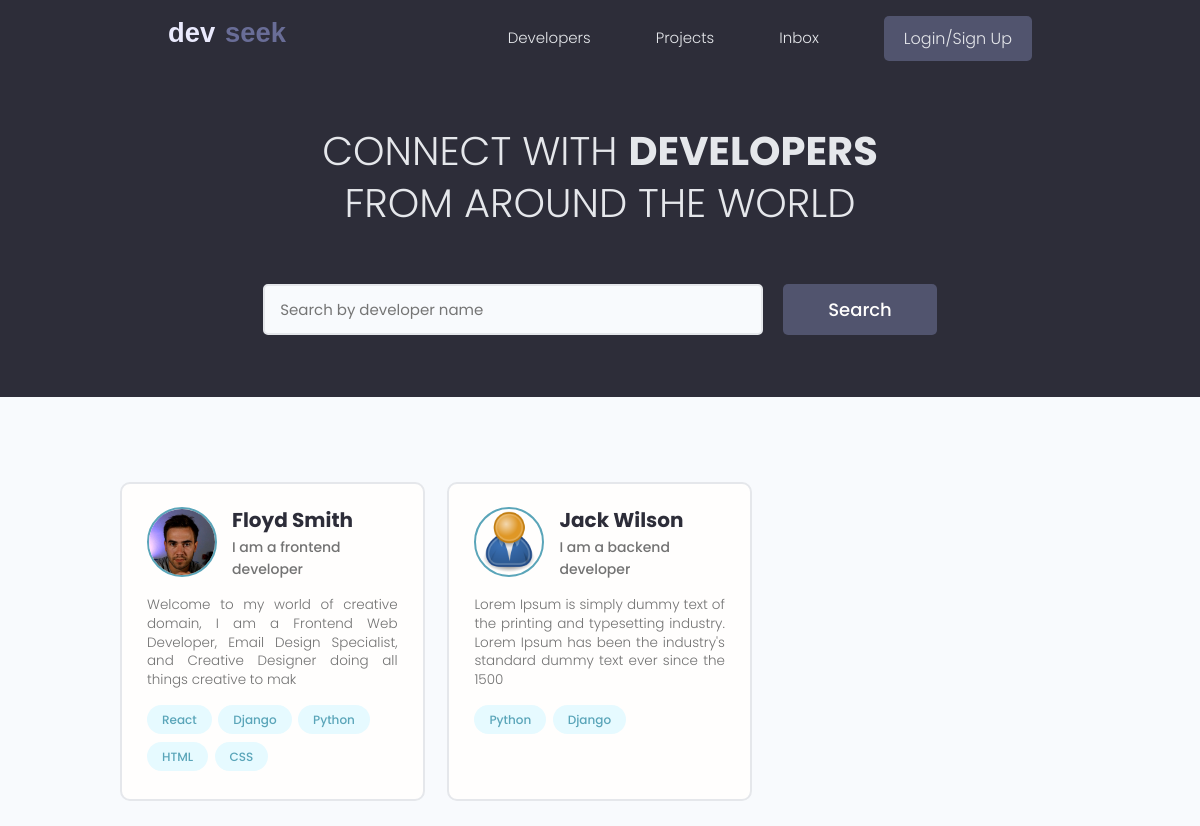
Before: / with the older database file.
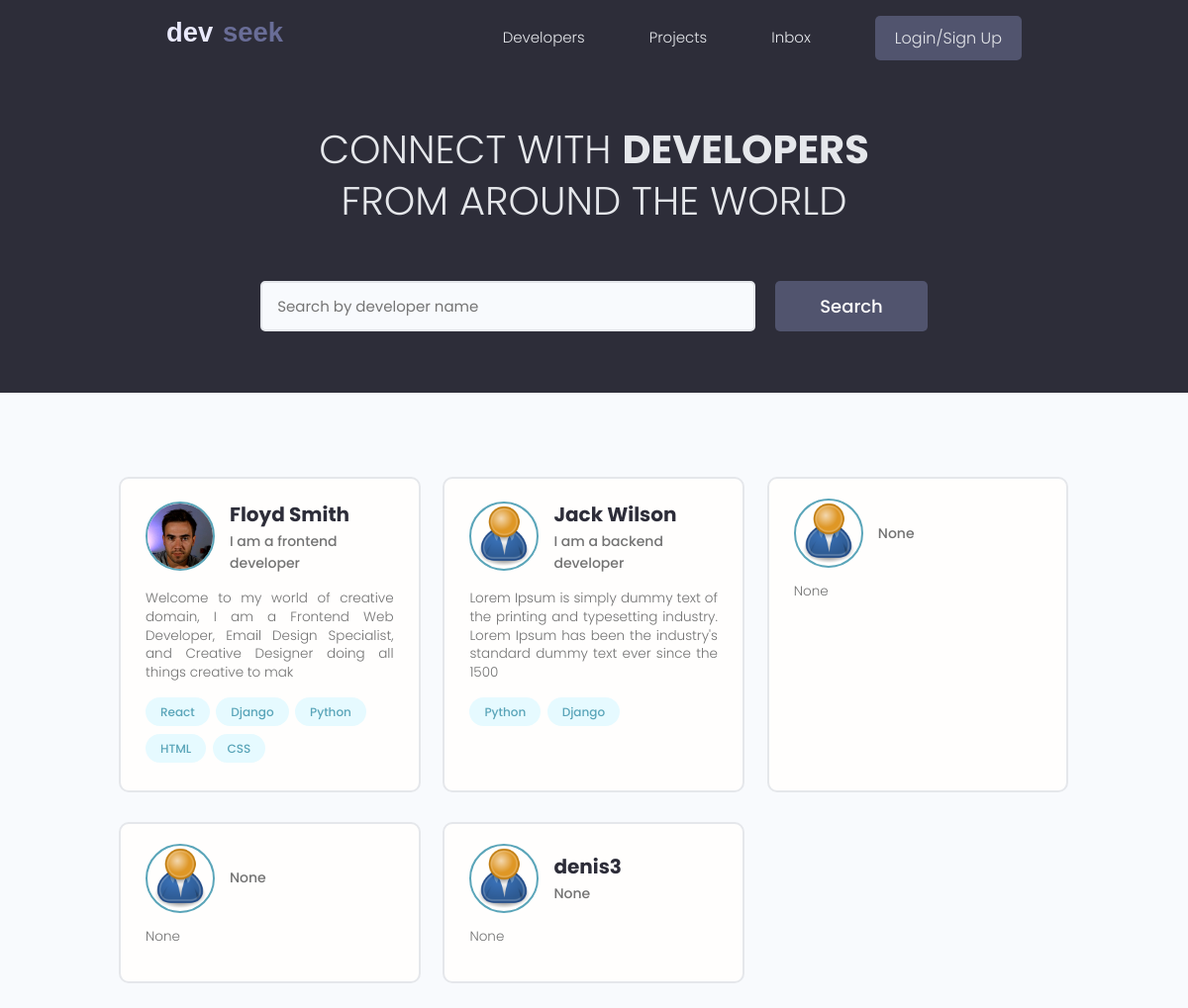
After: the same page with the newer database file.
### users/models.py (models this page shows, shortened)
class Profile(models.Model):
    user = models.OneToOneField(User, on_delete=models.CASCADE, null=True, blank=True)
    name = models.CharField(max_length=200, blank=True, null=True)
    email = models.EmailField(max_length=500, blank=True, null=True)
    username = models.CharField(max_length=200, blank=True, null=True)
    location = models.CharField(max_length=200, blank=True, null=True)
    short_intro = models.CharField(max_length=200, blank=True, null=True)
    bio = models.TextField(blank=True, null=True)
    profile_image = models.ImageField(null=True, blank=True,
                                      upload_to='profiles/', default='profiles/user-default.png')
    social_github = models.CharField(max_length=200, blank=True, null=True)
    social_twitter = models.CharField(max_length=200, blank=True, null=True)
    social_linkedin = models.CharField(max_length=200, blank=True, null=True)
    social_youtube = models.CharField(max_length=200, blank=True, null=True)
    social_website = models.CharField(max_length=200, blank=True, null=True)
    created = models.DateTimeField(auto_now_add=True)
    id = models.UUIDField(default=uuid.uuid4, unique=True, primary_key=True, editable=False)

class Skill(models.Model):
    owner = models.ForeignKey(
        Profile, on_delete=models.CASCADE, null=True, blank=True)
    name = models.CharField(max_length=200, blank=True, null=True)
    description = models.TextField(null=True, blank=True)
    id = models.UUIDField(default=uuid.uuid4, unique=True,
                          primary_key=True, editable=False)
    def __str__(self):
        return str(self.name)

### users/views.py (the view)
# urls.py: path('', views.profiles, name="profiles"),
def profiles(request):
    profiles = Profile.objects.all()
    context = {'profiles': profiles}
    return render(request, 'users/profiles.html', context)

### users/templates/users/profiles.html (shortened to what this page needs)
{% extends 'main.html' %}
{% block content %}
  <main class="home">
    <section class="hero-section text-center">
      <div class="container container--narrow">
        <div class="hero-section__box">
          <h2>CONNECT WITH <span>DEVELOPERS</span></h2>
          <h2>FROM AROUND THE WORLD</h2>
        </div>
        <div class="hero-section__search">
          <form class="form" action="#" method="get">
            <div class="form__field">
              <input class="input input--text" id="formInput#search" type="text" name="text"
                placeholder="Search by developer name" />
            </div>
            <input class="btn btn--sub btn--lg" type="submit" value="Search" />
          </form>
        </div>
      </div>
    </section>
    <section class="devlist">
      <div class="container">
        <div class="grid grid--three">
          {% for profile in profiles %}
          <div class="column card">
            <div class="dev">
              <a href="{% url 'user-profile' profile.id %}" class="card__body">
                <div class="dev__profile">
                  <img class="avatar avatar--md" src="{{ profile.profile_image.url }}" alt="image" />
                  <div class="dev__meta">
                    <h3>{{ profile.name }}</h3>
                    <h5>{{ profile.short_intro|slice:"60" }}</h5>
                  </div>
                </div>
                <p class="dev__info">{{ profile.bio|slice:"150" }}</p>
                <div class="dev__skills">
                  {% for skill in profile.skill_set.all|slice:"5" %}
                  <span class="tag tag--pill tag--main">
                    <small>{{ skill }}</small>
                  </span>
                  {% endfor %}
                </div>
              </a>
            </div>
          </div>
          {% endfor %}
        </div>
      </div>
    </section>
  </main>
{% endblock content %}

### templates/main.html (shortened to what this page needs)
<!DOCTYPE html>
<html lang="en">
{% load static %}
<head>
  <link rel="stylesheet" href="https://cdnjs.cloudflare.com/ajax/libs/font-awesome/6.5.0/css/all.min.css">
  <link rel="stylesheet" href="{% static 'uikit/styles/uikit.css' %}" />
  <link rel="stylesheet" href="{% static 'styles/app.css' %}" />
</head>
<body>
    {% include 'navbar.html' %}
    {% block content %}
    {% endblock content %}
</body>
</html>

### templates/navbar.html (shortened to what this page needs)
{% load static %}
  <header class="header">
    <div class="container container--narrow">
      <a href="{% url 'profiles' %}" class="header__logo">
        <img src="{% static 'images/logo.svg' %}" alt="DevSearch Logo" />
      </a>
      <nav class="header__nav">
        <ul class="header__menu">
          <li class="header__menuItem"><a href="{% url 'profiles' %}">Developers</a></li>
          <li class="header__menuItem"><a href="{% url 'projects' %}">Projects</a></li>
          <li class="header__menuItem"><a href="">Inbox</a></li>
          {% if request.user.is_authenticated %}
          <li class="header__menuItem"><a href="{% url 'create-project' %}">Add Project</a></li>
          <li class="header__menuItem"><a href="{% url 'logout' %}" class="btn btn--sub">Logout</a></li>
          {% else %}
          <li class="header__menuItem"><a href="{% url 'login' %}" class="btn btn--sub">Login/Sign Up</a></li>
          {% endif %}
        </ul>
      </nav>
    </div>
  </header>

### static/styles/app.css (style rules this page uses)
:root { --color-sub: #2d2d39; }
.btn--sub { background-color: var(--color-sub-light); }
.card { border: 2px solid var(--color-light); }
img { width: 100%; }
.header { position: sticky; z-index: 111; background-color: var(--color-sub); padding: 1.5rem 0; }
.header > .container { display: flex; justify-content: space-between; align-items: center; }
.header__logo > img { height: 3.8rem; }
.header__nav > ul { display: inline-flex; align-items: center; list-style: none; gap: 6.5rem; }
.header__menuItem > a { color: var(--color-light); font-weight: 300; }
.hero-section { height: 40vh; display: flex; align-items: center; background-color: var(--color-sub); }
.hero-section__box { margin-bottom: 4rem; }
.hero-section__box > h2, .hero-section__box > h2 > span { font-size: 4rem; color: var(--color-light); line-height: 1.3; text-transform: uppercase; }
.hero-section__box > h2 { font-weight: 300; }
.hero-section__box > h2 > span { font-weight: 700; }
.hero-section__search > .form { display: flex; align-items: center; justify-content: center; gap: 2rem; }
.hero-section__search > .form input.input--text { width: 50rem; }
.devlist { margin-top: 8rem; }
.devlist .grid { align-items: stretch; }
.devlist .dev .dev__profile { display: flex; align-items: center; gap: 1.5rem; }
.devlist .dev .dev__meta h3 { color: var(--color-sub); font-size: 2rem; font-weight: 700; }
.devlist .dev .dev__meta h5 { color: var(--color-text); font-size: 1.4rem; font-weight: 500; }
.devlist .dev .dev__info { margin: 1.5rem 0; font-size: 1.35rem; line-height: 1.4; text-align: justify; }

### static/uikit/styles/modules/_variables.css (style rules this page uses)
:root { --color-main: #5aa5b9; --color-main-light: #e6faff; --color-sub: #3f4156; --color-sub-light: #51546e; --color-sub-lighter: #ededfd; --color-text: #737373; --color-gray: #8b8b8b; --color-light: #e5e7eb; --color-light-gray: #767676; --color-bg: #f8fafd; --color-white: #fffefd; --color-white-light: #f3f3f3; --color-success: #359e64; --color-success-bg: #def8e8; --color-error: #fc4b0b; --color-error-bg: #fff2ee; --font-base: 'Poppins', arial, helvetica, 'Segoe UI', roboto, ubuntu, sans-serif; --font-monospace: 'Fira Code', 'Courier New', courier, monospace; --font-regular: 300; --font-medium: 500; --font-bold: 700; --generic-shadow: 1px 1px 5px #00000010; --generic-transition: all 0.3s ease-in-out; }

### static/uikit/styles/modules/_base.css (style rules this page uses)
* { margin: 0; padding: 0; box-sizing: border-box; text-rendering: optimizeLegibility; color: inherit; font-size: inherit; }
html { font-size: 50%; }
@media only screen and (min-width: 480px) { html { font-size: 56.25%; } }
@media only screen and (min-width: 1200px) { html { font-size: 62.5%; } }
body { line-height: 1.6; font-weight: 400; font-size: 1.5rem; color: var(--color-text); background-color: var(--color-bg); min-height: 100vh; }

### static/uikit/styles/modules/_typography.css (style rules this page uses)
* { font-family: var(--font-base); }
h2 { font-size: 3.6rem; font-weight: var(--font-bold); }
h3 { font-size: 3.2rem; font-weight: var(--font-medium); }
h5 { font-size: 2.4rem; font-weight: var(--font-medium); }
h5, h6 { font-weight: var(--font-regular); }
p, span, strong { font-size: 1.6rem; color: var(--color-text); font-weight: var(--font-regular); }
a { padding-bottom: 2px; text-decoration: none; display: inline-block; color: var(--color-main); font-weight: var(--font-medium); }

### static/uikit/styles/modules/_utilities.css (style rules this page uses)
.container { width: 92%; max-width: 165rem; margin: 0 auto; box-sizing: border-box; }
.container--narrow { width: 92%; max-width: 120rem; }
@media screen and (min-width: 1000px) { .container { width: 90%; } }
@media screen and (min-width: 1000px) { .container--narrow { width: 85%; } }
@media screen and (min-width: 1200px) { .container { width: 80%; } }
@media screen and (min-width: 1200px) { .container--narrow { width: 72%; } }
.text-center { text-align: center; }

### static/uikit/styles/modules/_avatar.css (style rules this page uses)
.avatar { border-radius: 50%; border: 2px solid var(--color-main); object-fit: cover; }
.avatar--md { height: 7rem; width: 7rem; }

### static/uikit/styles/modules/_button.css (style rules this page uses)
.btn { display: inline-block; position: relative; cursor: pointer; background-color: var(--color-light); font-weight: var(--font-medium); color: var(--color-sub); text-decoration: none; padding: 1rem 2rem; border-radius: 0.5rem; border: none; width: -webkit-fit-content; width: -moz-fit-content; width: fit-content; height: -webkit-fit-content; height: -moz-fit-content; height: fit-content; font-size: 1.6rem; outline-width: 0; outline-color: transparent; -webkit-backface-visibility: hidden; backface-visibility: hidden; transition: all 0.3s ease-in-out; }
.btn--sub { background-color: var(--color-sub); color: var(--color-white); }
.btn--lg { font-size: 1.8rem; padding: 1.2rem 4.5rem; }

Changed rows visible on the page:
added Profile: profile_image (placeholder picture), short_intro "None", bio "None"
added Profile: profile_image (placeholder picture), short_intro "None", bio "None"
added Profile: profile_image (placeholder picture), name "denis3", short_intro "None", bio "None"
